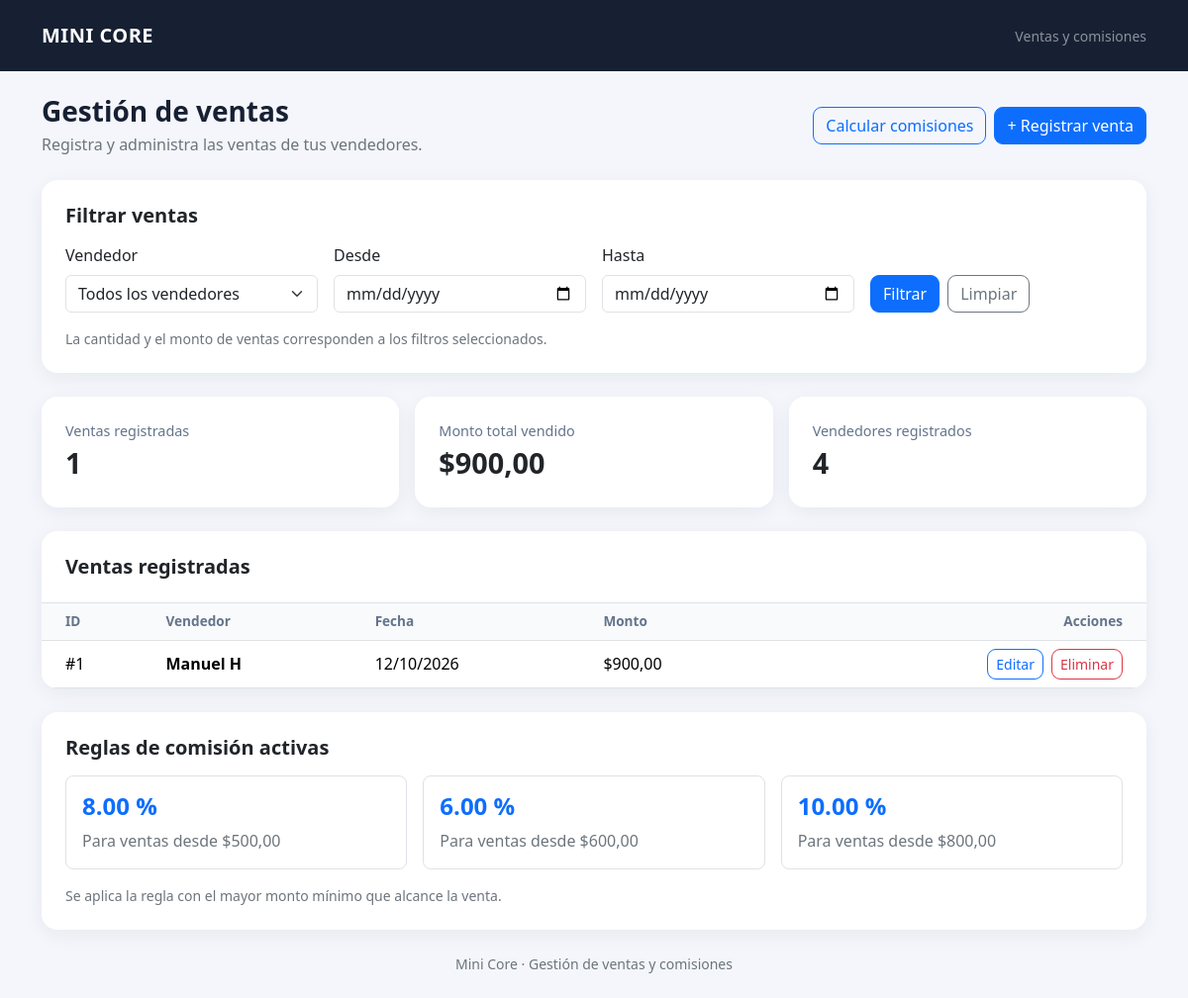
The page / on the database its author committed.
### ventas/models.py (models this page shows, shortened)
class Venta(models.Model):
    vendedor = models.ForeignKey(
        Vendedor,
        on_delete=models.CASCADE,
        related_name="ventas",
    )
    fecha_venta = models.DateField()
    monto = models.DecimalField(
        max_digits=10,
        decimal_places=2,
        validators=[MinValueValidator(Decimal("0.01"))],
    )
    fecha_creacion = models.DateTimeField(auto_now_add=True)
    fecha_modificacion = models.DateTimeField(auto_now=True)
    class Meta:
        ordering = ["-fecha_venta", "-pk"]

class Vendedor(models.Model):
    nombre = models.CharField(max_length=100, unique=True)
    fecha_creacion = models.DateTimeField(auto_now_add=True)
    class Meta:
        ordering = ["nombre"]
        verbose_name_plural = "Vendedores"
    def __str__(self):
        return self.nombre

class Regla(models.Model):
    porcentaje = models.DecimalField(
        max_digits=5,
        decimal_places=4,
        validators=[MinValueValidator(Decimal("0.0001"))],
        help_text="Ingresa 0.06 para representar el 6 %.",
    )
    monto_minimo = models.DecimalField(
        max_digits=10,
        decimal_places=2,
        validators=[MinValueValidator(Decimal("0.01"))],
    )
    activa = models.BooleanField(default=True)
    fecha_creacion = models.DateTimeField(auto_now_add=True)
    class Meta:
        ordering = ["monto_minimo", "pk"]
        verbose_name = "Regla de comisión"
        verbose_name_plural = "Reglas de comisión"
    @property
    def porcentaje_display(self):
        return f"{self.porcentaje * 100:.2f} %"

### ventas/views.py (the view, shortened to what this page needs)
# urls.py: path("", views.lista_ventas, name="lista"),
def lista_ventas(request):
    form = VentaFiltroForm(request.GET or None)
    ventas = Venta.objects.select_related("vendedor").all()
    total_monto = (
        ventas.aggregate(total=Sum("monto"))["total"]
        or Decimal("0.00")
    )
    return render(
        request,
        "ventas/lista.html",
        {
            "ventas": ventas,
            "filtro_form": form,
            "total_ventas": ventas.count(),
            "total_monto": total_monto,
            "total_vendedores": Vendedor.objects.count(),
            "reglas": Regla.objects.filter(activa=True),
        },
    )

### ventas/forms.py (shortened to what this page needs)
class VentaFiltroForm(forms.Form):
    vendedor = forms.ModelChoiceField(
        label="Vendedor",
        queryset=Vendedor.objects.all(),
        required=False,
        empty_label="Todos los vendedores",
        widget=forms.Select(
            attrs={"class": "form-select"}
        ),
    )
    fecha_inicio = forms.DateField(
        label="Desde",
        required=False,
        input_formats=["%Y-%m-%d"],
        widget=forms.DateInput(
            format="%Y-%m-%d",
            attrs={
                "class": "form-control",
                "type": "date",
            },
        ),
    )
    fecha_fin = forms.DateField(
        label="Hasta",
        required=False,
        input_formats=["%Y-%m-%d"],
        widget=forms.DateInput(
            format="%Y-%m-%d",
            attrs={
                "class": "form-control",
                "type": "date",
            },
        ),
    )

### ventas/templates/ventas/lista.html (shortened to what this page needs)
{% extends "ventas/base.html" %}
{% block content %}
<div class="d-flex flex-wrap justify-content-between align-items-center gap-3 mb-4">
    <div>
        <h1 class="h3 fw-bold mb-1">Gestión de ventas</h1>
        <p class="text-secondary mb-0">
            Registra y administra las ventas de tus vendedores.
        </p>
    </div>
    <div class="d-flex flex-wrap gap-2">
    <a href="{% url 'ventas:comisiones' %}" class="btn btn-outline-primary">
        Calcular comisiones
    </a>
    <a href="{% url 'ventas:crear' %}" class="btn btn-primary">
        + Registrar venta
    </a>
</div>
</div>
<div class="card p-4 mb-4">
    <h2 class="h5 fw-bold mb-3">Filtrar ventas</h2>
    <form method="get" action="{% url 'ventas:lista' %}">
        <div class="row g-3 align-items-end">
            {% for field in filtro_form %}
                <div class="col-md-3">
                    <label
                        for="{{ field.id_for_label }}"
                        class="form-label"
                    >
                        {{ field.label }}
                    </label>
                    {{ field }}
                </div>
            {% endfor %}
            <div class="col-md-3">
                <div class="d-flex gap-2">
                    <button type="submit" class="btn btn-primary">
                        Filtrar
                    </button>
                    <a
                        href="{% url 'ventas:lista' %}"
                        class="btn btn-outline-secondary"
                    >
                        Limpiar
                    </a>
                </div>
            </div>
        </div>
    </form>
    <p class="small text-secondary mt-3 mb-0">
        La cantidad y el monto de ventas corresponden a los filtros seleccionados.
    </p>
</div>
<div class="row g-3 mb-4">
    <div class="col-md-4">
        <div class="card p-4">
            <div class="stat-label">Ventas registradas</div>
            <div class="stat-value">{{ total_ventas }}</div>
        </div>
    </div>
    <div class="col-md-4">
        <div class="card p-4">
            <div class="stat-label">Monto total vendido</div>
            <div class="stat-value">${{ total_monto|floatformat:2 }}</div>
        </div>
    </div>
    <div class="col-md-4">
        <div class="card p-4">
            <div class="stat-label">Vendedores registrados</div>
            <div class="stat-value">{{ total_vendedores }}</div>
        </div>
    </div>
</div>
<div class="card mb-4 overflow-hidden">
    <div class="p-4 border-bottom">
        <h2 class="h5 fw-bold mb-0">Ventas registradas</h2>
    </div>
    <div class="table-responsive">
        <table class="table align-middle mb-0">
            <thead>
                <tr>
                    <th class="ps-4">ID</th>
                    <th>Vendedor</th>
                    <th>Fecha</th>
                    <th>Monto</th>
                    <th class="text-end pe-4">Acciones</th>
                </tr>
            </thead>
            <tbody>
                {% for venta in ventas %}
                    <tr>
                        <td class="ps-4">#{{ venta.pk }}</td>
                        <td class="fw-semibold">{{ venta.vendedor.nombre }}</td>
                        <td>{{ venta.fecha_venta|date:"d/m/Y" }}</td>
                        <td>${{ venta.monto|floatformat:2 }}</td>
                        <td class="text-end pe-4">
                            <div class="d-flex justify-content-end gap-2">
                                <a
                                    href="{% url 'ventas:editar' venta.pk %}"
                                    class="btn btn-sm btn-outline-primary"
                                >
                                    Editar
                                </a>
                                <a
                                    href="{% url 'ventas:eliminar' venta.pk %}"
                                    class="btn btn-sm btn-outline-danger"
                                >
                                    Eliminar
                                </a>
                            </div>
                        </td>
                    </tr>
                {% empty %}
                    <tr>
                        <td colspan="5" class="text-center text-secondary py-5">
                            No hay ventas para mostrar con los criterios seleccionados.
                        </td>
                    </tr>
                {% endfor %}
            </tbody>
        </table>
    </div>
</div>
<div class="card p-4">
    <h2 class="h5 fw-bold mb-3">Reglas de comisión activas</h2>
    <div class="row g-3">
        {% for regla in reglas %}
            <div class="col-md-4">
                <div class="border rounded-3 p-3 h-100">
                    <div class="h4 text-primary fw-bold">
                        {{ regla.porcentaje_display }}
                    </div>
                    <div class="text-secondary">
                        Para ventas desde
                        ${{ regla.monto_minimo|floatformat:2 }}
                    </div>
                </div>
            </div>
        {% empty %}
            <div class="col-12 text-secondary">
                No hay reglas activas.
            </div>
        {% endfor %}
    </div>
    <p class="small text-secondary mt-3 mb-0">
        Se aplica la regla con el mayor monto mínimo que alcance la venta.
    </p>
</div>
{% endblock %}

### ventas/templates/ventas/base.html (shortened to what this page needs)
<!DOCTYPE html>
<html lang="es">
<head>
    <link
        href="https://cdn.jsdelivr.net/npm/bootstrap@5.3.3/dist/css/bootstrap.min.css"
        rel="stylesheet"
    >
</head>
<body>
    <nav class="navbar navbar-dark">
        <div class="container py-2">
            <a class="navbar-brand" href="{% url 'ventas:lista' %}">
                MINI CORE
            </a>
            <span class="text-white-50 small">
                Ventas y comisiones
            </span>
        </div>
    </nav>
    <main class="container py-4">
        {% block content %}{% endblock %}
    </main>
    <footer class="container pb-4 text-center text-secondary small">
        Mini Core · Gestión de ventas y comisiones
    </footer>
</body>
</html>

### ventas/templates/ventas/base.html (style rules this page uses)
body { background: #f4f6fb; color: #172033; }
.navbar { background: #172033; }
.navbar-brand { font-weight: 700; letter-spacing: .5px; }
.card { border: 0; border-radius: 16px; box-shadow: 0 5px 20px rgba(23, 32, 51, .06); }
.stat-label { color: #64748b; font-size: .9rem; }
.stat-value { font-size: 1.8rem; font-weight: 700; }
.table th { background: #f8fafc; color: #64748b; font-size: .85rem; }
.btn { border-radius: 9px; }

### rows shown on the page
Venta: pk "1", vendedor.nombre "Manuel H", fecha_venta "12/10/2026", monto "900,00"
Regla: porcentaje_display "8.00 %", monto_minimo "500,00"
Regla: porcentaje_display "6.00 %", monto_minimo "600,00"
Regla: porcentaje_display "10.00 %", monto_minimo "800,00"

### other values the page prints
{{ field.label }} "Vendedor" "Desde" "Hasta"
{{ total_ventas }} "1"
{{ total_monto|floatformat:2 }} "900,00"
{{ total_vendedores }} "4"
